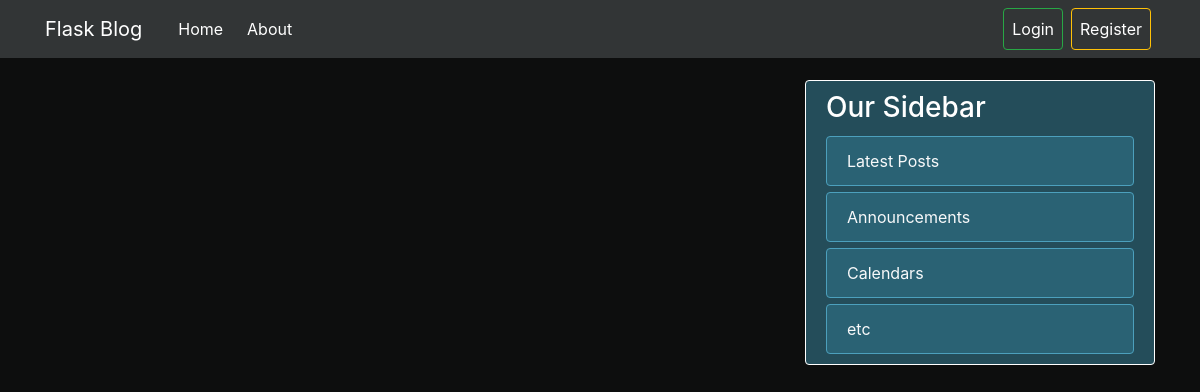
The app's page /home, older data.
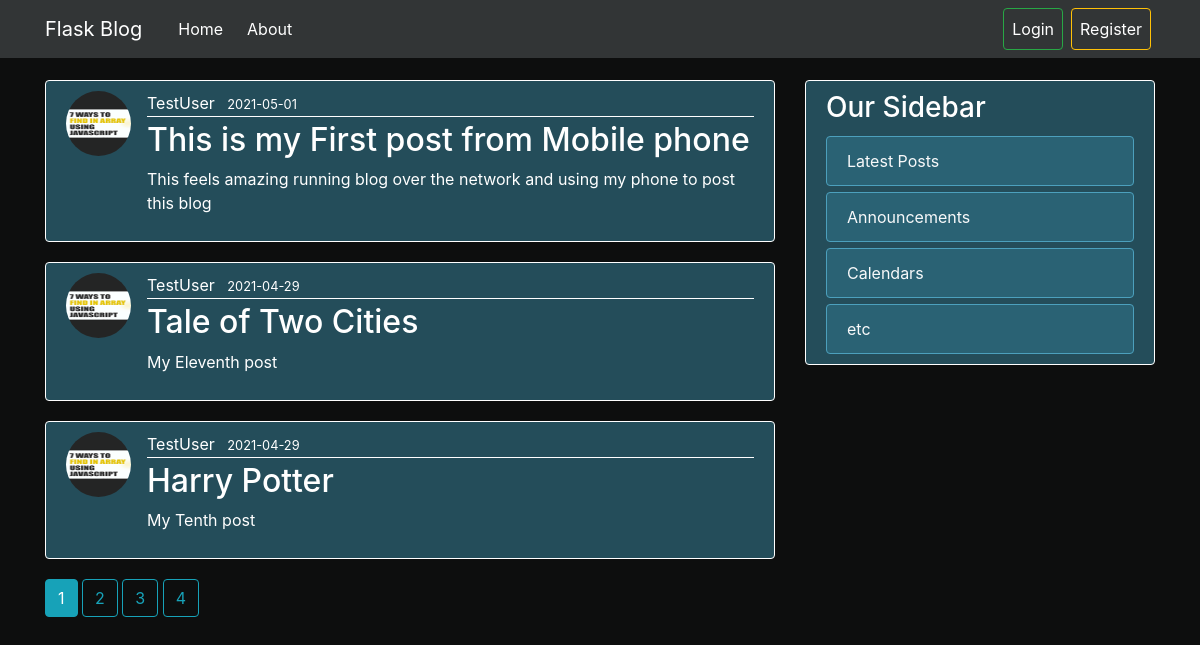
The same page, newer data.
### flaskblog/models.py (models this page shows, shortened)
class Post(db.Model):
     id = db.Column(db.Integer, primary_key=True)
     title = db.Column(db.String(100), nullable=False)
     date_posted = db.Column(db.DateTime, nullable=False, default=datetime.utcnow)
     content = db.Column(db.Text, nullable=False)
     user_id = db.Column(db.Integer, db.ForeignKey('user.id'), nullable=False)

class User(db.Model, UserMixin):
    id = db.Column(db.Integer, primary_key=True)
    username = db.Column(db.String(20), unique=True, nullable=False)
    email = db.Column(db.String(120), unique=True, nullable=False)
    image_file = db.Column(db.String(20), nullable=False, default='default.jpg')
    password = db.Column(db.String(60), nullable=False)
    posts = db.relationship('Post', backref='author', lazy=True)

### flaskblog/main/routes.py (the view)
@main.route("/")
@main.route("/home")
def home():
    page = request.args.get('page', 1, type=int)
    posts=Post.query.order_by(Post.date_posted.desc()).paginate(page=page, per_page=3)
    return render_template("home.html", posts=posts)

### flaskblog/templates/home.html
{% extends "layout.html" %}
{% block content %}
  {% for post in posts.items %}
  <article class="media content-section">
    <img class="rounded-circle article-img" src="{{ url_for('static', filename='profile_pics/' + post.author.image_file) }}" alt="">
    <div class="media-body">
      <div class="article-metadata">
        <a class="mr-2 author" href="{{ url_for('users.user_posts', username=post.author.username)}}">{{ post.author.username }}</a>
        <small class="date">{{ post.date_posted.strftime('%Y-%m-%d') }}</small>
      </div>
      <h2><a class="article-title" href="{{ url_for('posts.post', post_id=post.id) }}">{{ post.title }}</a></h2>
      <p class="article-content">{{ post.content }}</p>
    </div>
  </article>
  {% endfor %}
  {% for page_num in posts.iter_pages(left_edge=1, right_edge=1, left_current=1, right_current=2) %}
    {% if page_num %}
      {% if posts.page == page_num %}
        <a class="btn btn-info mb-4" href="{{ url_for('main.home', page=page_num) }}">{{ page_num }}</a>
      {% else %}
        <a class="btn btn-outline-info mb-4" href="{{ url_for('main.home', page=page_num) }}">{{ page_num }}</a>
      {% endif %}
    {% else %}
    ...
    {% endif %}
  {% endfor %}
{% endblock content%}

### flaskblog/templates/layout.html (shortened to what this page needs)
<!DOCTYPE html>
<html lang="en">
  <head>
    <link
      rel="stylesheet"
      href="https://maxcdn.bootstrapcdn.com/bootstrap/4.0.0/css/bootstrap.min.css"
    />
    <link rel="stylesheet" href="{{ url_for('static', filename='main.css') }}" type="text/css">
  </head>
  <body>
    <header class="site-header">
        <header class="site-header">
            <nav class="navbar navbar-expand-md navbar-dark bg-steel fixed-top">
              <div class="container">
                <a class="navbar-brand mr-4" href="/">Flask Blog</a>
                <div class="collapse navbar-collapse" id="navbarToggle">
                  <div class="navbar-nav mr-auto">
                    <a class="nav-item nav-link" href="{{ url_for('main.home') }}">Home</a>
                    <a class="nav-item nav-link" href="{{ url_for('main.about') }}">About</a>
                  </div>
                  <div class="navbar-nav">
                    {% if current_user.is_authenticated: %}
                    <a class="nav-item nav-link btn btn-outline-info" href="{{ url_for('posts.new_post') }}">New Post</a>
                    <a class="nav-item nav-link btn btn-outline-info" href="{{ url_for('users.account') }}">Account</a>
                    <a class="nav-item nav-link btn btn-outline-danger" href="{{ url_for('users.logout') }}">Logout</a>
                    {% else %}
                    <a class="nav-item nav-link btn btn-outline-success" href="{{ url_for('users.login') }}">Login</a>
                    <a class="nav-item nav-link btn btn-outline-warning" href="{{ url_for('users.register') }}">Register</a>
                    {% endif %}
                  </div>
                </div>
              </div>
            </nav>
          </header>
    <main role="main" class="container">
        <div class="row">
          <div class="col-md-8">
            {% block content %}{% endblock %}
          </div>
          <div class="col-md-4">
            <div class="content-section">
              <h3>Our Sidebar</h3>
                <ul class="list-group">
                  <li class="list-group-item text-light bg-sidebar">Latest Posts</li>
                  <li class="list-group-item text-light bg-sidebar">Announcements</li>
                  <li class="list-group-item text-light bg-sidebar">Calendars</li>
                  <li class="list-group-item text-light bg-sidebar">etc</li>
                </ul>
            </div>
          </div>
        </div>
      </main>
  </body>
</html>

### flaskblog/static/main.css (style rules this page uses)
body { background: #0d0e0e; color: #fff; margin-top: 5rem; }
h1, h2, h3, h4, h5, h6 { color: #fff; }
.bg-steel { background-color: #323536; }
.site-header .navbar-nav .nav-link { color: #fff; margin: 0 4px; }
.content-section { background: #244d5a; padding: 10px 20px; border: 1px solid #fff; border-radius: 4px; margin-bottom: 20px; }
.article-title { color: #fff; }
.article-content { white-space: pre-line; }
.article-img { height: 65px; width: 65px; margin-right: 16px; }
.article-metadata { padding-bottom: 1px; color: #fff; margin-bottom: 4px; border-bottom: 1px solid #fff; }
.article-metadata a { color: #fff; }
.bg-sidebar { background-color: #2a6274; border: 1px solid #4ca0bd; margin: 3px 0; border-radius: 4px; }

Row changes from the older to the newer data that the page shows:
added Post: image_file (picture), author.username "TestUser", date_posted "2021-05-01", title "This is my First post from Mobile phone", content "This feels amazing running blog over the network and using my phone to post this blog"
added Post: image_file (picture), author.username "TestUser", date_posted "2021-04-29", title "Tale of Two Cities", content "My Eleventh post"
added Post: image_file (picture), author.username "TestUser", date_posted "2021-04-29", title "Harry Potter", content "My Tenth post"
Text that changed along with them:
new list line: "1"
new list line: "2"
new list line: "3"
new list line: "4"
